Frame 1 (no input): blank canvas, image omitted
Frame 60 (the mouse pressed at the canvas centre just before this capture): blank canvas, image omitted
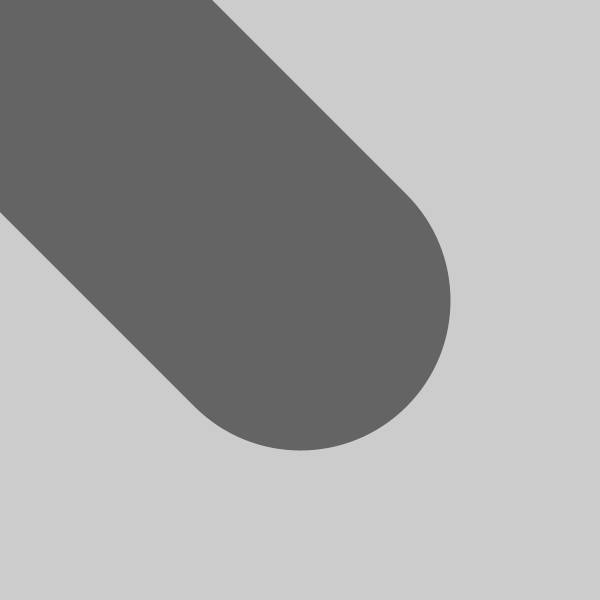
Frame 120 (the mouse held since frame 60 and released just before this capture)

The Processing sketch whose frames 1 and 60 were blank and that drew this single picture after the mouse press (run headless with seeded random() and noise(); from frame 60 on, the mouse is pressed at the canvas centre):

// Processing sketch: abs_strokeWeight
// ── abs_strokeWeight.pde
void setup() {
size(600,600);
smooth();
stroke(255);

}

void draw() {
  stroke(100);
  strokeWeight(abs(mouseX-pmouseX));
  line(pmouseX,pmouseY,mouseX,mouseY);
}
